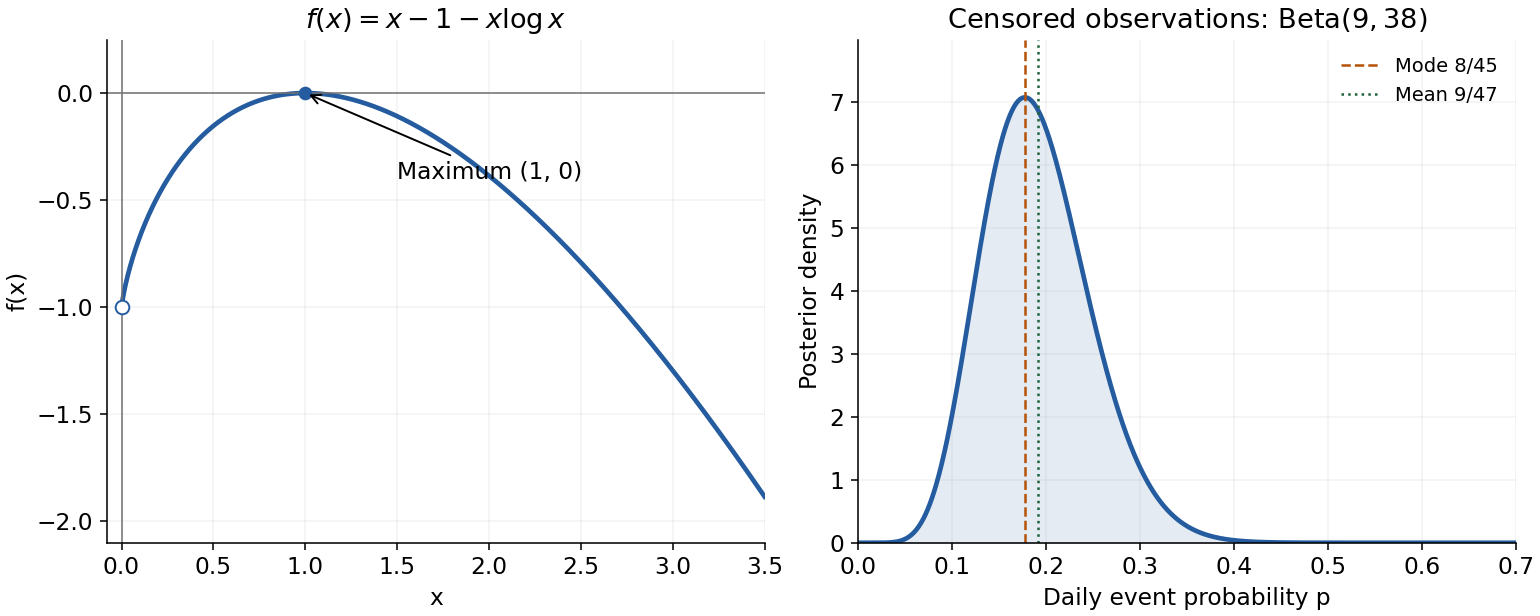

Recreate this plot in Python.
"""Original sketches for MCB 2025 Paper 1; write the PNG to the cwd."""
from pathlib import Path
from math import lgamma
import matplotlib.pyplot as plt
import numpy as np

plt.rcParams.update({'font.size': 12, 'axes.titlesize': 14})
fig, axes = plt.subplots(1, 2, figsize=(11, 4.4), layout='constrained', facecolor='white')
x = np.linspace(0.0001, 3.5, 1200)
axes[0].plot(x, x - 1 - x * np.log(x), color='#245c9f', lw=2.4)
axes[0].axhline(0, color='0.45', lw=0.8)
axes[0].axvline(0, color='0.45', lw=0.8)
axes[0].plot(0, -1, marker='o', mfc='white', mec='#245c9f', ms=7, clip_on=False)
axes[0].plot(1, 0, 'o', color='#245c9f')
axes[0].annotate('Maximum (1, 0)', (1, 0), xytext=(1.5, -0.4), arrowprops={'arrowstyle': '->'})
axes[0].set(xlim=(-0.08, 3.5), ylim=(-2.1, 0.25), xlabel='x', ylabel='f(x)', title=r'$f(x)=x-1-x\log x$')
p = np.linspace(0.00001, 0.7, 1200)
log_beta = lgamma(9) + lgamma(38) - lgamma(47)
y = np.exp(8 * np.log(p) + 37 * np.log1p(-p) - log_beta)
axes[1].plot(p, y, color='#245c9f', lw=2.4)
axes[1].fill_between(p, y, alpha=0.12, color='#245c9f')
axes[1].axvline(8 / 45, color='#b45309', lw=1.3, ls='--', label='Mode 8/45')
axes[1].axvline(9 / 47, color='#21633d', lw=1.3, ls=':', label='Mean 9/47')
axes[1].set(xlim=(0, 0.7), ylim=(0, y.max() * 1.13), xlabel='Daily event probability p', ylabel='Posterior density', title=r'Censored observations: $\mathrm{Beta}(9,38)$')
axes[1].legend(frameon=False, loc='upper right', fontsize=10)
for ax in axes:
    ax.grid(alpha=0.16)
    ax.spines[['top', 'right']].set_visible(False)
fig.savefig(Path('paper-1-sketches.png'), dpi=140, facecolor='white')
plt.close(fig)
